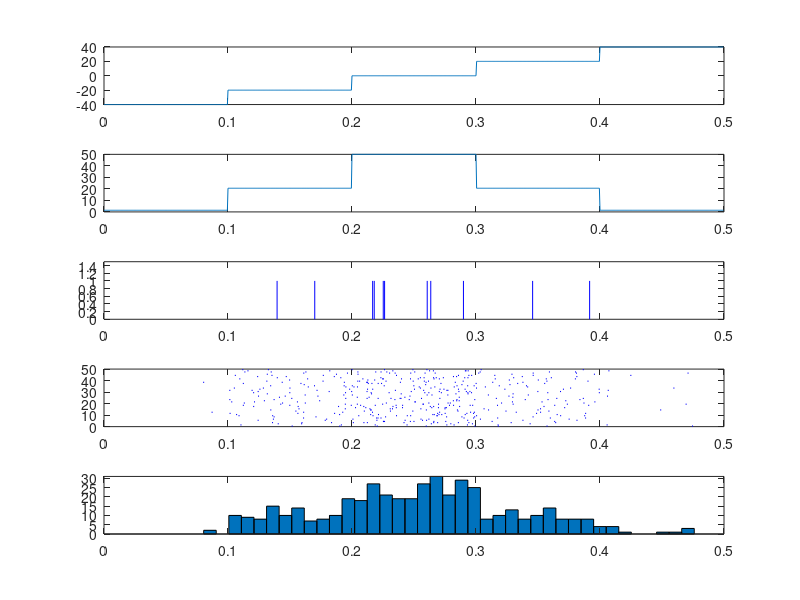

This figure's MATLAB source:
% Ivan Volkov, 988146
% Lab 1 
% Q2
clear 
close

% new random values each time the programme is run
rand('state', sum(100*clock));

% part a
N = 10000;            % number of spikes
fr = 10;              % firing rate
r_max = 50;           % max firing rate
s_max = 0;            % stimulus orientation that gives the max response
sigma_f = 15;         % width of response
dt = 0.0005;          % time step size

% stimulus orientation
t = [0:dt:(0.5-dt)];                                % time axis
stimulus = -40 + floor(t/0.1)*20;                   % orientation angle
rate = r_max*exp(-0.5*(stimulus/sigma_f).^2);       % rate of firing

% plot stimulus orientation vs time
figure(1);
subplot(5, 1, 1)
plot(t, stimulus);

% plot firing rate vs time
figure(1);
subplot(5, 1, 2)
plot(t, rate);

% part b
% initialisation
spikes = [];
spike_time = 0;

% spike train generation
while spike_time < 0.5
    
    % generate a random number
    x_rand = rand(1, 1);
    
    % generate a spike
    isi = -log(x_rand)/r_max;
    
    % update a spike time
    spike_time = spike_time + isi;
    
    % update firing rate and orientation angle
    % for a new time
    stimulus = -40 + floor(spike_time/0.1)*20;
    rate = r_max*exp(-0.5*(stimulus/sigma_f).^2);
    
    % determine a spike
    if (rate/r_max) < x_rand
        
        % update spikes
        spikes = [spikes];
        
    else
        
        % update spikes
        spikes = [spikes, spike_time];
        
        % plot the spike train
        figure(1);
        subplot(5, 1, 3)
        plot([spike_time spike_time], [0 1], 'b');
        xlim([0 0.5]);
        ylim([0 1.5]);
        hold on
    end
end

% plot the spike train
% figure(1);
% subplot(5, 1, 3)
% line(repmat(spikes,2,1),repmat([0;1],1,length(spikes)), 'color', 'k');
% xlim([0 0.5]);
% ylim([0 1.5]);

% part c
% initialisation
spikes50 = [];

for i = 1:50
    
    % initialisation
    spikes = [];
    spike_time = 0;
    
    % spike train generation
    while spike_time < 0.5
        
        % generate a random number
        x_rand = rand(1, 1);
        
        % generate a spike
        isi = -log(x_rand)/r_max;
        
        % update a spike time
        spike_time = spike_time + isi;
        
        % update firing rate and orientation angle
        % for a new time
        stimulus = -40 + floor(spike_time/0.1)*20;
        rate = r_max*exp(-0.5*(stimulus/sigma_f).^2);
        
        % determine a spike
        if (rate/r_max) < x_rand
            
            % update spikes
            spikes = [spikes];
            
        else
            
            % update spikes
            spikes = [spikes, spike_time];
            
            % plot the spike train
            figure(1);
            subplot(5, 1, 4)
            plot([spike_time spike_time], [i - 1, i], 'b');
            xlim([0 0.5]);
            hold on
        end
    end
    
    spikes50 = [spikes50 spikes];
    
end

% part d
num_bins = 500/10;

% plotting PSTH
figure(1);
subplot(5, 1, 5)
[n, xout] = hist(spikes50, num_bins);   % generate PSTH
bar(xout, n, 1);                        % plot the PSTH
axis([0 0.5 0 max(n)]);                 % set the axes
